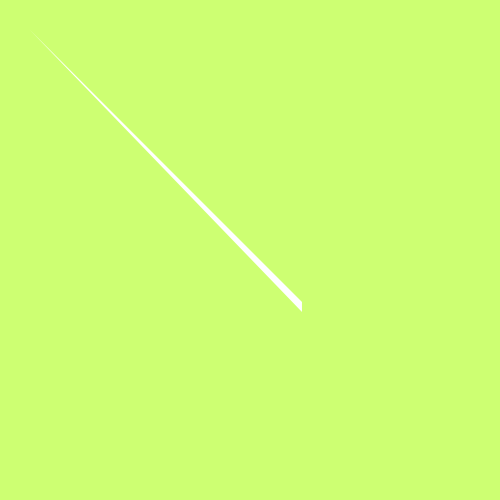
Frame 1 (no input)
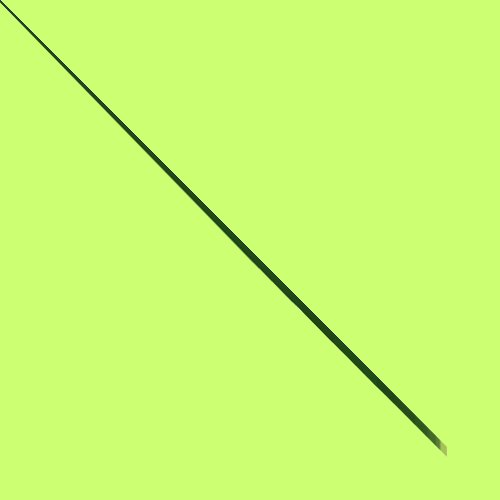
Frame 60 (the mouse pressed at the canvas centre just before this capture)
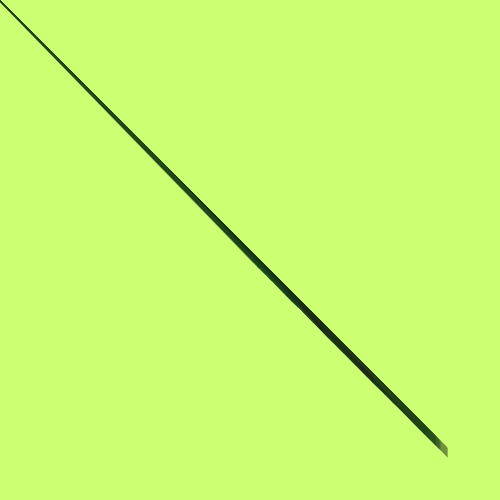
Frame 120 (the mouse held since frame 60 and released just before this capture)

The Processing sketch that drew these frames (run headless with seeded random() and noise(); from frame 60 on, the mouse is pressed at the canvas centre):

// Processing sketch: processing_13394
// ── processing_13394.pde

void setup(){
 size(500,500);
 background(205, 255, 114);
 smooth();
 frameRate(50);
 noStroke();
 
}

void draw(){
 float a = random(-100,100);
 float i = random(250,450);
 triangle(mouseX+a, mouseY+a,i,i+10,i,i);
 fill(random(50),random(100),20,random(100));
 
  
}
 
